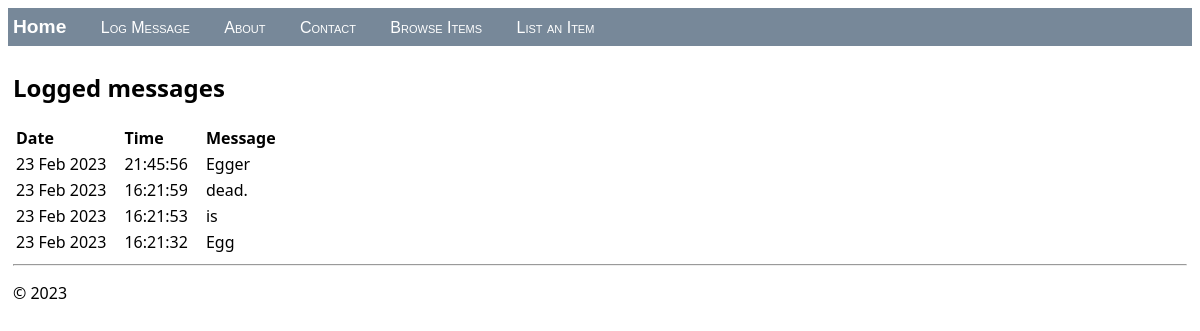
The page / on the database its author committed.
### hello/models.py (models this page shows, shortened)
class LogMessage(models.Model):
    message = models.CharField(max_length=300)
    log_date = models.DateTimeField("date logged")

### hello/views.py (the view)
class HomeListView(ListView):
    model = LogMessage
    def get_context_data(self, **kwargs):
        context = super(HomeListView, self).get_context_data(**kwargs)
        return context

### hello/templates/hello/home.html (shortened to what this page needs)
{% extends "hello/layout.html" %}
{% block content %}
    <h2>Logged messages</h2>
    {% if message_list %}
        <table class="message_list">
            <thead>
            <tr>
                <th>Date</th>
                <th>Time</th>
                <th>Message</th>
            </tr>
            </thead>
            <tbody>
            {% for message in message_list %}
                <tr>
                    <td>{{ message.log_date | date:'d M Y' }}</td>
                    <td>{{ message.log_date | time:'H:i:s' }}</td>
                    <td>
                        {{ message.message }}
                    </td>
                </tr>
            {% endfor %}
            </tbody>
        </table>
    {% else %}
        <p>No messages have been logged. Use the <a href="{% url 'logMessage' %}">Log Message form</a>.</p>
    {% endif %}
{% endblock %}

### hello/static/hello/site.css (style rules this page uses)
.message_list th,td { text-align: left; padding-right: 15px; }

### rows shown on the page
LogMessage: log_date "23 Feb 2023", log_date "21:45:56", message "Egger"
LogMessage: log_date "23 Feb 2023", log_date "16:21:59", message "dead."
LogMessage: log_date "23 Feb 2023", log_date "16:21:53", message "is"
LogMessage: log_date "23 Feb 2023", log_date "16:21:32", message "Egg"
